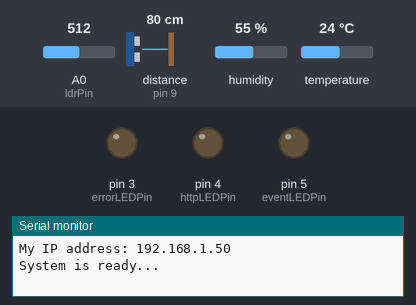
The sketch below on a simulated Arduino Uno, built with avr-gcc and run on an emulated ATmega328P. Shown: output pins drawn as LEDs (lit = HIGH), the last lines printed to the serial monitor. Wiring (inferred from the names in the program): ultrasonic range finder: trigger pin 8; echo pin 9. The test bench sets the inputs (shaded band); at power-on: distance to the obstacle (sensor on pin 9) 80 cm, A0 (ldrPin) = 512, humidity 55 %, temperature 24 °C. The echo pulse lasts 58.3 µs per cm; WiFi joins after 1.5 s; servers stay silent unless stated; uploads are accepted with an empty reply; pins used as bus, display or sensor lines are not drawn.

Above: at 12.7 s.
12.8 s: distance to the obstacle (sensor on pin 9) set to 2 cm
At 14.7 s:
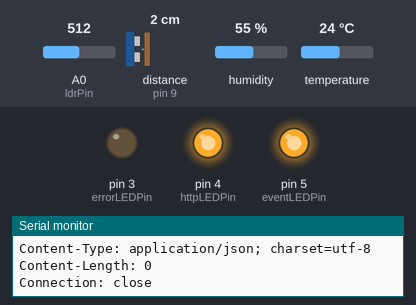
18.5 s: A0 (ldrPin) set to 860
At 20.28 s:
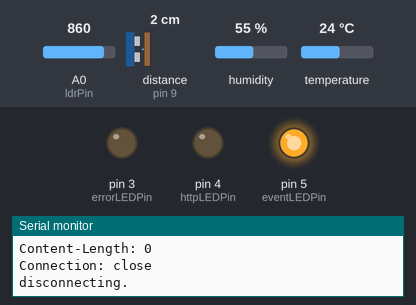
22.1 s: distance to the obstacle (sensor on pin 9) set to 12 cm
25.2 s: distance to the obstacle (sensor on pin 9) set to 15 cm
33.7 s: A0 (ldrPin) set to 840
At 40.1 s:
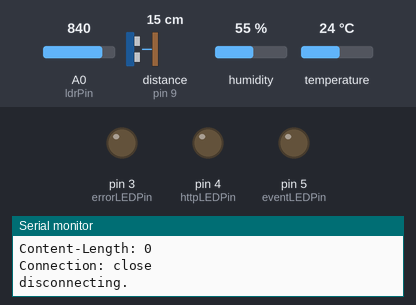
Timing chart, 0 to 41.6 s (numbered marks = the images above; inputs shaded):
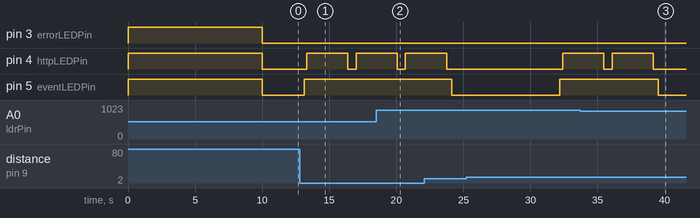

Measured:
- after the input at 12.8 s, pin 5 (eventLEDPin): LOW → HIGH after 0.32 s instead of 2.4 s
- after the input at 18.5 s, pin 5 (eventLEDPin): stays HIGH (without the input it goes to LOW after 2.0 s)
- after the input at 33.7 s, pin 5 (eventLEDPin): HIGH → LOW after 5.8 s instead of 2.2 s

The sketch:

Step-6-WebDataLogger.ino
```cpp
/******************************************/
#include <DHT.h>
#include <Ethernet.h>

// variables declaration
/*--------LDR sensor-------------------------*/
const int ldrPin = A0;
String ldrLast="";
String ldrCurrent="";
/*--------DHT sensor-------------------------*/
const byte dhtPin=2;
DHT dht(dhtPin, DHT11);          // initialize the DHT sensor
const long timeInterval=15000;   // the time in miliseconds between reading the DHT sensor
unsigned long previousTime = 0;
unsigned long currentTime = 0;
/*--------Ultrasonic sensor------------------*/
const int triggerPin = 8;        // pin connected to Trig Pin in the ultrasonic distance sensor
const int echoPin = 9;           // pin connected to Echo Pin in the ultrasonic distance sensor
boolean newThreshold=true;       // boolean flag to indicate if it is a new threshold event
byte thresholdDistance=15;
/*--------Indicators LEDs-------------------------*/
const int eventLEDPin=5;        // LED indicator for any sensor event
const int httpLEDPin=4;         // LED indicator for http communication with the web server
const int errorLEDPin=3;        // LED indicator for any system error
/*--------Ethernet-------------------------*/
// the MAC - media access control (ethernet hardware) address for the Ethernet shield
byte mac[] = { 0x00, 0xAA, 0xBB, 0xCC, 0xDE, 0x02 };
// Web Server IP - when using WampServer package it is your current computer IP
char webServerIP[] = "192.168.1.101";
EthernetClient client;         // initialize the Ethernet client library
/******************************************/
void setup()
{
/*----open serial communications ---------*/
  Serial.begin(9600);
/*----setting each digital pin mode-------*/
  pinMode(triggerPin,OUTPUT);        // Trigger is an output pin
  pinMode(echoPin,INPUT);            // Echo is an input pin
  pinMode (ldrPin, INPUT);           // LDR is input pin
  pinMode(eventLEDPin,OUTPUT);       // LED is an output pin
  pinMode(errorLEDPin,OUTPUT);       // LED is an output pin
  pinMode(httpLEDPin,OUTPUT);        // LED is an output pin
/*----perform short LEDs test------------*/
  digitalWrite(eventLEDPin, HIGH);
  digitalWrite(httpLEDPin, HIGH);
  digitalWrite(errorLEDPin, HIGH);
/*----start the DHT sensor---------*/
  dht.begin();
  delay(10000);                     // let the DHT sensor some starting time
  digitalWrite(eventLEDPin, LOW);
  digitalWrite(httpLEDPin, LOW);
  digitalWrite(errorLEDPin, LOW);
  ldrLast=getSensorLight();         // set the current reading from the LDR sensor
/*----start the ethernet connection with DHCP IP allocation-----*/
  if (Ethernet.begin(mac) == 0) {
    Serial.println("Failed to configure Ethernet using DHCP");
    digitalWrite(errorLEDPin, HIGH); // turn ON Error LED indicator
    // do nothing forevermore:
    while (true);
  }
/*----print the allocated IP address*/
  Serial.print("My IP address: ");
  Serial.println(Ethernet.localIP());
  Serial.println("System is ready...");
}
/******************************************/
void loop()
{
/*------check every sensor in endless loop---------*/
  checkLDR();
  checkDHT();
  checkUltrasonic();
/*-----delay between the sensors reading-----------*/
  delay(400);
  digitalWrite(eventLEDPin,LOW);    // Turn OFF the event LED
  //Serial.println(analogRead(ldrPin));
}
/******************************************/
// LDR Sensor Functions
/******************************************/
/*------ return the light level reading from the LDR sensor------*/
String getSensorLight()
{
  int value = analogRead(ldrPin);
  String lightLevel;
  if(value < 850)      lightLevel="Dark";
  else lightLevel="Bright";
  return lightLevel;
}
/******************************************/
void checkLDR()
{
  ldrCurrent=getSensorLight();         // read the current LDR sensor
   if (ldrCurrent!=ldrLast) {          // do we have new reading compared to the last reading ?
/*---for debuging---------------------*/
       Serial.print("LDR Sensor Changed:");
       Serial.println(ldrCurrent);
/*----update the new reading and turn ON the event indicator---*/
       ldrLast=ldrCurrent;
       digitalWrite(eventLEDPin,HIGH);
/*-----send event log to the web server to be stored in the database-----*/
       String sensorsData="sensor1="+ldrCurrent;
       Serial.println(sensorsData);
       httpRequest("GET /mydatalogger/add_ldr.php?"+sensorsData+" HTTP/1.0");
   }
}
/******************************************/
// Ultrasonic Sensor Functions
/******************************************/
int getSensorDistance()
{
  long duration;
/*--- trigger ping burst and wait for echo from measured object----------------------*/
  digitalWrite(triggerPin, LOW);
  delayMicroseconds(2);
  digitalWrite(triggerPin, HIGH);          // Trigger pin to HIGH
  delayMicroseconds(10);                   // 10us high
  digitalWrite(triggerPin, LOW);           // Trigger pin to LOW
/*----waits for the echo pin to get high and returns the duration in microseconds----*/
  duration = pulseIn(echoPin,HIGH);
  return (duration/2) / 29.386;            // return distance in cm
}
/******************************************/
void checkUltrasonic()
{
  int distance = getSensorDistance();      // read the current distance from the ultrasonic sensor
/*-----check if distance crossed the threshold level---*/
  if (distance<=thresholdDistance and newThreshold){
/*---for debuging---------------------*/
      Serial.print("Threshold Distance was Crossed:");
      Serial.println(distance);
      newThreshold=false;
      digitalWrite(eventLEDPin,HIGH);      // Turn ON event indicator
/*-----send event log to the web server to be stored in the database-----*/
       String sensorsData="sensor1="+String(distance);
       httpRequest("GET /mydatalogger/add_ultrasonic.php?"+sensorsData+" HTTP/1.0");
  }
  else if (distance>thresholdDistance) newThreshold=true;
}
/******************************************/
void checkDHT()
{
  float t,h;
  currentTime = millis();
/*---check the DHT sensor every time interval---*/
  if(currentTime - previousTime > timeInterval) {
    previousTime = currentTime;
    digitalWrite(eventLEDPin,HIGH);
    t = dht.readTemperature();
    h = dht.readHumidity();
/*---for debuging-----------------------*/
    Serial.print("Temperature: ");
    Serial.print(t);
    Serial.print(" *C ");
    Serial.print("Humidity: ");
    Serial.print(h);
    Serial.println(" %\t");
/*-----send event log to the web server database-----*/
    String sensorsData="sensor1="+String(t)+"&sensor2="+String(h);
    httpRequest("GET /mydatalogger/add_dht11.php?"+sensorsData+" HTTP/1.0");
  }
}
/******************************************/
/*--------push data to the web server with GET request-------*/
void httpRequest(String request)
{
/*---connect the "Arduino" as client to the web server---*/
   if (client.connect(webServerIP,80)) {  //connect the "Arduino" as client to the web server using socket
      digitalWrite(httpLEDPin, HIGH);     //Turn ON http communication LED
/*---for debuging-----------------------*/
      Serial.println("connected.");
      Serial.println("sending data to web server...");
      Serial.println(request);
      Serial.println("Connection: close"); // telling the server that we are over transmitting the message
      Serial.println(); // empty line
/*----send sensors data to the web server using GET request---*/
      client.println(request);
      client.println("Connection: close"); // telling the server that we are over transmitting the message
      client.println();                    // empty line
/*----display the response message from the server------------*/
      httpResponse();
    }
    else {
/*---if Arduino can't connect to the server----------*/
      Serial.println("--> connection failed\n");
      digitalWrite(errorLEDPin, HIGH);       // Turn ON Error LED
      while (true);                          // do nothing forevermore
    }
    if (client.connected()) {
      client.stop();                         // close communication socket
    }
    digitalWrite(httpLEDPin, LOW);           // Turn OFF the http communication LED
}
/******************************************/
void httpResponse()
{
  long timestamp=millis();
  do {
    if (client.available()) {
      char c = client.read();
      Serial.print(c);
    }
  } while ((millis()-timestamp)<=3000);

  if (!client.connected()) {
    Serial.println();
    Serial.println("disconnecting.");
    client.stop();    // closing connection to server
  }
}
/******************************************/
//******************************************
//  END OF PROGRAM
//******************************************
```
